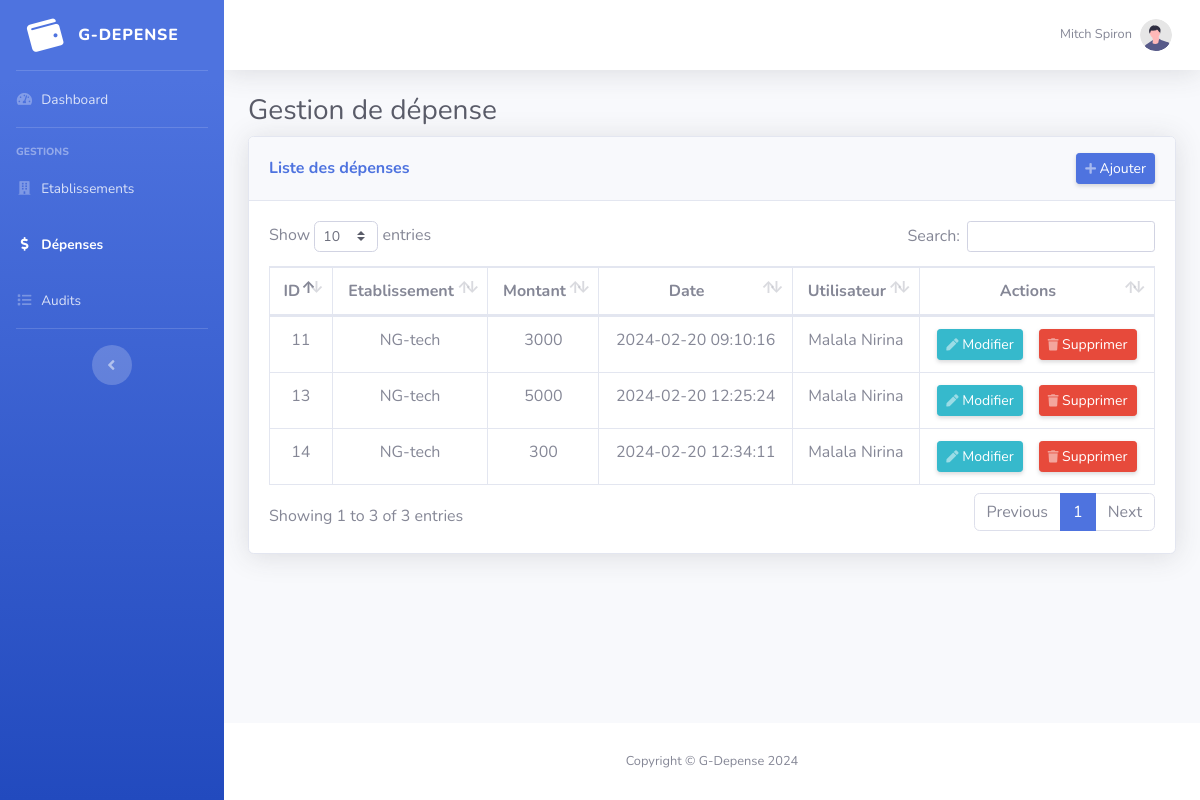
Screenshot of /depense/index.php (signed in) with the database file from the repository.
### tables this page shows
CREATE TABLE IF NOT EXISTS `depense` (
  `id` int(11) NOT NULL AUTO_INCREMENT,
  `etab_id` int(11) NOT NULL,
  `montant` varchar(20) NOT NULL,
  `utilisateur` int(11) NOT NULL,
  `date_creation` datetime NOT NULL,
  PRIMARY KEY (`id`),
  KEY `etab_id` (`etab_id`),
  KEY `utilisateur` (`utilisateur`)
);

CREATE TABLE IF NOT EXISTS `etablissement` (
  `id` int(11) NOT NULL AUTO_INCREMENT,
  `nom` varchar(50) NOT NULL,
  `budget` varchar(20) NOT NULL,
  PRIMARY KEY (`id`)
);

### depense/controller/gets.php (called while the page is built)
<?php
$sql = "SELECT depense.*, etablissement.nom, CONCAT(utilisateur.nom,' ',utilisateur.prenom) AS personne FROM `depense`, `etablissement`, `utilisateur` WHERE depense.etab_id = etablissement.id AND utilisateur.id = depense.utilisateur";
$query = $db->prepare($sql);
$query->execute();
$depenses = $query->fetchAll(PDO::FETCH_ASSOC);

### depense/index.php (the view, shortened to what this page needs)
<?php
require_once('../configs/connection.php');
require_once('controller/gets.php');
require_once('../etablissement/controller/gets.php');
?>
<!DOCTYPE html>
<html lang="en">
<head>
    <link href="../assets/vendor/fontawesome-free/css/all.min.css" rel="stylesheet" type="text/css" />
    <link href="../assets/css/sb-admin-2.min.css" rel="stylesheet" />
    <link href="../assets/vendor/datatables/dataTables.bootstrap4.min.css" rel="stylesheet" />
</head>
<body id="page-top">
    <div id="wrapper">
        <ul class="navbar-nav bg-gradient-primary sidebar sidebar-dark accordion" id="accordionSidebar">
            <a class="sidebar-brand d-flex align-items-center justify-content-center" href="../index.php">
                <div class="sidebar-brand-icon rotate-n-15">
                    <i class="fas fa-wallet"></i>
                </div>
                <div class="sidebar-brand-text mx-3">G-Depense</div>
            </a>
            <hr class="sidebar-divider my-0" />
            <li class="nav-item">
                <a class="nav-link" href="../index.php">
                    <i class="fas fa-fw fa-tachometer-alt"></i>
                    <span>Dashboard</span></a>
            </li>
            <hr class="sidebar-divider" />
            <div class="sidebar-heading">Gestions</div>
            <li class="nav-item">
                <a class="nav-link" href="../etablissement/index.php">
                    <i class="fas fa-fw fa-building"></i>
                    <span>Etablissements</span></a>
            </li>
            <li class="nav-item active">
                <a class="nav-link" href="index.php">
                    <i class="fas fa-fw fa-dollar-sign"></i>
                    <span>Dépenses</span></a>
            </li>
            <li class="nav-item">
                <a class="nav-link" href="../audit/index.php">
                    <i class="fas fa-fw fa-list"></i>
                    <span>Audits</span></a>
            </li>
            <hr class="sidebar-divider d-none d-md-block" />
            <div class="text-center d-none d-md-inline">
                <button class="rounded-circle border-0" id="sidebarToggle"></button>
            </div>
        </ul>
        <div id="content-wrapper" class="d-flex flex-column">
            <div id="content">
                <nav class="navbar navbar-expand navbar-light bg-white topbar mb-4 static-top shadow">
                    <ul class="navbar-nav ml-auto">
                        <li class="nav-item dropdown no-arrow">
                            <a class="nav-link dropdown-toggle" href="#" id="userDropdown" role="button" data-toggle="dropdown" aria-haspopup="true" aria-expanded="false">
                                <span class="mr-2 d-none d-lg-inline text-gray-600 small"><?= htmlspecialchars($_COOKIE['nom']) ?> <?= htmlspecialchars($_COOKIE['prenom']) ?></span>
                                <img class="img-profile rounded-circle" src="../assets/img/undraw_profile.svg">
                            </a>
                        </li>
                    </ul>
                </nav>
                <div class="container-fluid">
                    <h1 class="h3 mb-2 text-gray-800">Gestion de dépense</h1>
                    <div class="card shadow mb-4">
                        <div class="card-header py-3 d-sm-flex align-items-center justify-content-between">
                            <h6 class="m-0 font-weight-bold text-primary">
                                Liste des dépenses
                            </h6>
                            <a data-toggle="modal" data-target="#addModal" class="d-none d-sm-inline-block btn btn-sm btn-primary shadow-sm"><i class="fas fa-plus fa-sm text-white-50"></i> Ajouter</a>
                        </div>
                        <div class="card-body">
                            <div class="table-responsive">
                                <table class="table table-bordered" id="dataTable" width="100%" cellspacing="0">
                                    <thead>
                                        <tr class="text-center">
                                            <th class="text-center">ID</th>
                                            <th>Etablissement</th>
                                            <th>Montant</th>
                                            <th>Date</th>
                                            <th>Utilisateur</th>
                                            <th>Actions</th>
                                        </tr>
                                    </thead>
                                    <tbody>
                                        <?php
                                        foreach ($depenses as $depense) {
                                        ?>
                                            <tr class="text-center">
                                                <td><?= htmlspecialchars($depense['id']) ?></td>
                                                <td><?= htmlspecialchars($depense['nom']) ?></td>
                                                <td><?= htmlspecialchars($depense['montant']) ?></td>
                                                <td><?= htmlspecialchars($depense['date_creation']) ?></td>
                                                <td><?= htmlspecialchars($depense['personne']) ?></td>
                                                <td>
                                                    <a href="#editModal_<?= htmlspecialchars($depense['id']) ?>" data-toggle="modal" class="d-none d-sm-inline-block btn btn-sm btn-info shadow-sm mr-3"><i class="fas fa-pen fa-sm text-white-50"></i>
                                                        Modifier</a><a data-toggle="modal" href="#deleteModal_<?= htmlspecialchars($depense['id']) ?>" class="d-none d-sm-inline-block btn btn-sm btn-danger shadow-sm"><i class="fas fa-trash fa-sm text-white-50"></i>
                                                        Supprimer</a>
                                                </td>
                                            </tr>
                                        <?php
                                        }
                                        ?>
                                    </tbody>
                                </table>
                            </div>
                        </div>
                    </div>
                </div>
            </div>
            <footer class="sticky-footer bg-white">
                <div class="container my-auto">
                    <div class="copyright text-center my-auto">
                        <span>Copyright &copy; G-Depense 2024</span>
                    </div>
                </div>
            </footer>
        </div>
    </div>
</body>
</html>

### rows the page displays
depense: id "11", etab.nom "NG-tech", montant "3000", date_creation "2024-02-20 09:10:16", personne "Malala Nirina"
depense: id "13", etab.nom "NG-tech", montant "5000", date_creation "2024-02-20 12:25:24", personne "Malala Nirina"
depense: id "14", etab.nom "NG-tech", montant "300", date_creation "2024-02-20 12:34:11", personne "Malala Nirina"

### other values shown
$_COOKIE['nom'] "Mitch"
$_COOKIE['prenom'] "Spiron"
